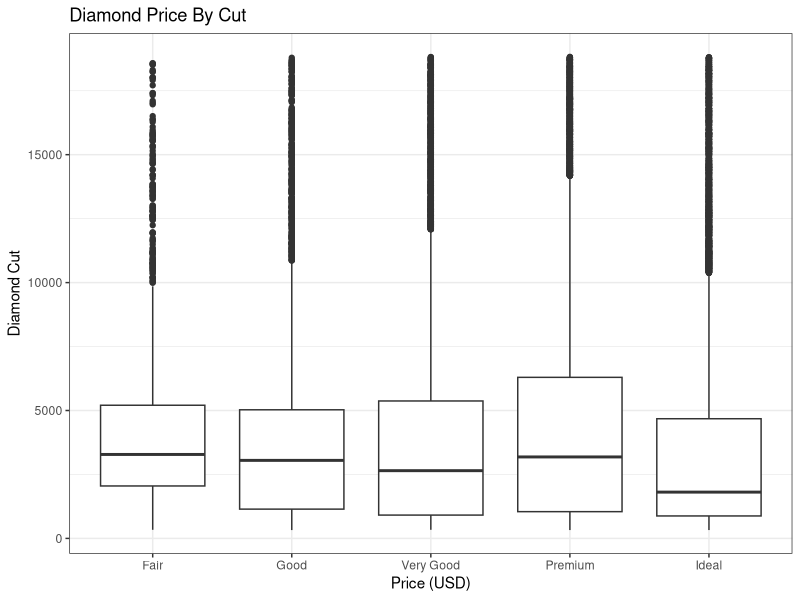

Write the R code that produced this figure.
## ---- chunk 1
knitr::opts_chunk$set(echo = TRUE)
## ---- chunk 2
library(dplyr)
library(ggplot2)
## ---- chunk 3
diamonds %>%
  ggplot() +
  aes(x = cut, y = price) +
  geom_boxplot() +
  labs(title = "Diamond Price By Cut",
       x = "Price (USD)",
       y = "Diamond Cut") +
  theme_bw() 
